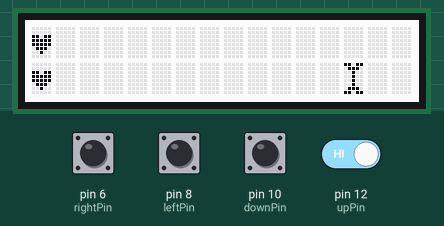
This sketch was run on a simulated Arduino Uno, built with avr-gcc and run on an emulated ATmega328P. On the bench: 16×2 character LCD. The inputs (shaded band) are chosen by the test bench; at power-on: pin 12 (upPin) HIGH, pin 6 (rightPin), pin 8 (leftPin), pin 10 (downPin) LOW.

Above: at 1.2 s.
1.3 s: pin 6 (rightPin) pulled HIGH for 0.3 s
At 2.0 s:
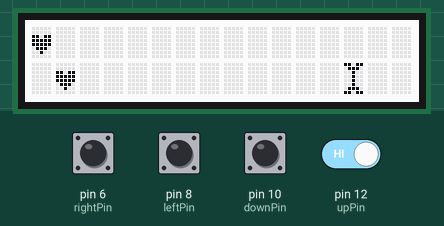
3.1 s: pin 6 (rightPin) pulled HIGH for 1 s
At 4.3 s:
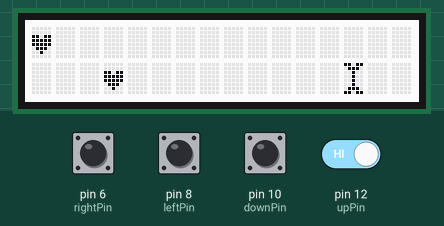
5.6 s: pin 8 (leftPin) pulled HIGH for 1 s
At 6.19 s:
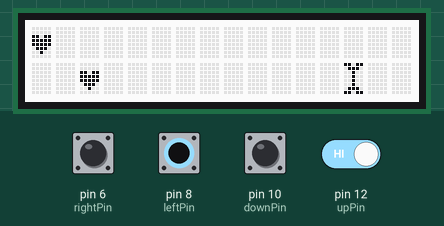
8.6 s: pin 6 (rightPin) driven HIGH and pin 12 (upPin) driven LOW
At 9.32 s:
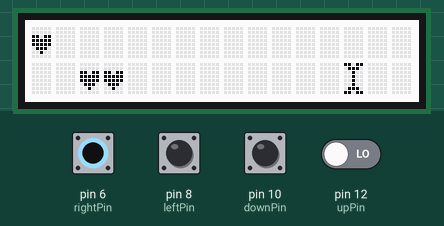
11.4 s: pin 12 (upPin) driven HIGH
At 12.4 s:
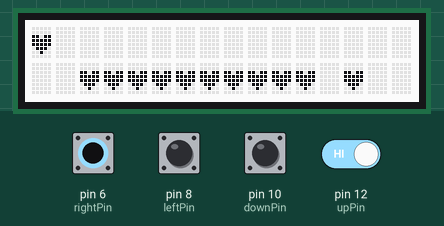
14.0 s: pin 12 (upPin) driven LOW
Timing chart, 0 to 16.6 s (numbered marks = the images above; inputs shaded):
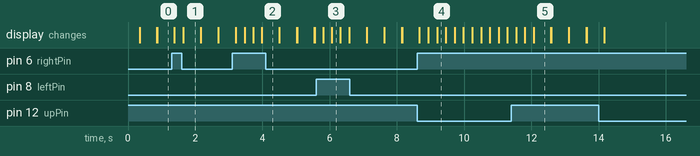

Measured:
- what the display in image 1 shows lasts 0.6 s, from 1.6 s to 2.2 s

The sketch:

sketch_game.ino
```cpp
#include <Wire.h>
#include "rgb_lcd.h"

rgb_lcd lcd;

int upPin = 12;
int downPin = 10;
int leftPin = 8;
int rightPin = 6;

int playerX = 0;
int playerY = 1;
int boneX = 13;
int boneY = 1;

int pauze = 250;

int printT = false;

int toestand = 1;
const int tUp = 1;
const int tDown = 2;
const int tLeft = 3;
const int tRight = 4;

//characters(obstacle/player)
const byte player[8] = {
  0b00000,
  0b00000,
  0b11011,
  0b11111,
  0b11111,
  0b01110,
  0b00100,
  0b00000
};

const byte bone[8] = {
  0b11011,
  0b01110,
  0b00100,
  0b00100,
  0b00100,
  0b00100,
  0b01110,
  0b11011
};


//void clearCharacters {
//  if printT = true{
//    lcd.print(" ");
//    lcd.setCursor(playerX - 1, playerY)
//    }
//  }

void setup() {
  pinMode(upPin, INPUT);
  digitalWrite(upPin, HIGH);
  pinMode(downPin, INPUT);
  pinMode(leftPin, INPUT);
  pinMode(rightPin, INPUT);
  lcd.begin(16, 2);

  lcd.createChar(2, bone);//maakt bot obstakel
  lcd.setCursor(boneX, boneY);//plek van obstakel
  lcd.write((byte)2);//print bot

}

void loop() {

  lcd.createChar(1, player);//maakt speler
  lcd.setCursor(playerX, playerY);//plek van speler
  lcd.write((byte)1);//print speler


  if (digitalRead(upPin)== HIGH) {
    toestand = tUp;

    if(toestand == tUp && playerY < 2){
     playerY = playerY - 1;
//     lcd.createChar(1, player);//maakt speler
     lcd.setCursor(playerX, playerY);//plek van speler
//     lcd.write((byte)1);//print speler
     delay(pauze);
     printT = true;
      }else{
        printT = false;
        }
        if (printT == true) {
        lcd.print(" ");
        lcd.setCursor(playerX, playerY + 1);
      }
    }


  if (digitalRead(downPin) == HIGH) {
    toestand = tDown;

    if(toestand == tDown && playerY == 0){
     playerY = playerY + 1;
//     lcd.createChar(1, player);//maakt speler
     lcd.setCursor(playerX, playerY);//plek van speler
//     lcd.write((byte)1);//print speler
     delay(pauze);
     printT = true;
      }else{
        printT = false;
        }
        if (printT == true) {
        lcd.print(" ");
        lcd.setCursor(playerX, playerY - 1);
      }
    }


  if (digitalRead(leftPin) == HIGH) {
    toestand = tLeft;

    if(toestand == tLeft && playerX > 0){
     playerX = playerX - 1;
//     lcd.createChar(1, player);//maakt speler
     lcd.setCursor(playerX, playerY);//plek van speler
//     lcd.write((byte)1);//print speler
     delay(pauze);
     printT = true;
      }else{
        printT = false;
        }
        if (printT == true) {
        lcd.print(" ");
        lcd.setCursor(playerX + 1, playerY);
      }
    }

  if (digitalRead(rightPin) == HIGH) {
    toestand = tRight;

    if(toestand == tRight && playerX < 13){
     playerX = playerX + 1;
//     lcd.createChar(1, player);//maakt speler
     lcd.setCursor(playerX, playerY);//plek van speler
//     lcd.write((byte)1);//print speler
     delay(pauze);
     printT = true;
      }
      }else{
        printT = false;
        }
        if (printT == true) {
        lcd.print(" ");
        lcd.setCursor(playerX - 1, playerY);
      }
    }
```
